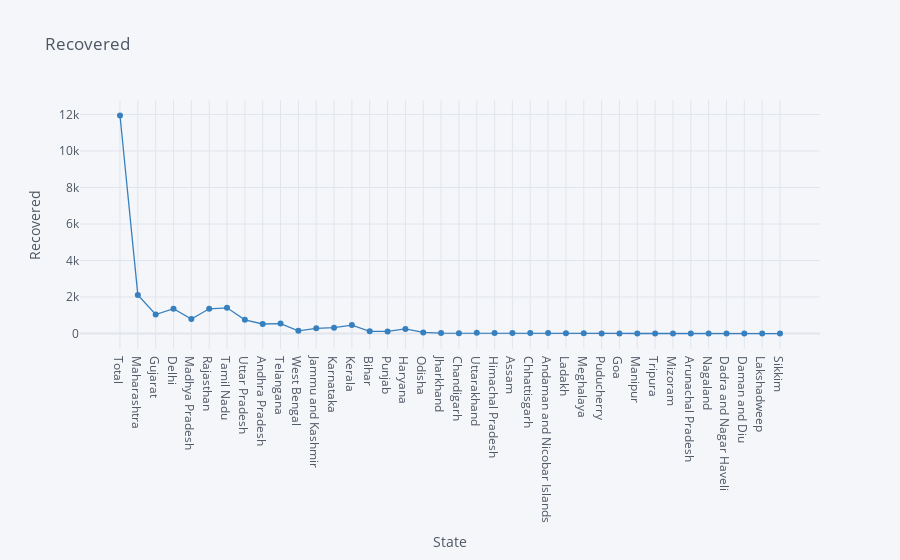

Source (notebook cell):
### Markdown cell above
# Recovered Cases as per State

### Code cell
df.iplot(kind="scatter",x="State",y="Recovered",mode='markers+lines',title="Recovered",xTitle="State",yTitle="Recovered",colors='blue',size=0)

### Figure 1 — Plotly figure (JSON) as saved in the notebook; plotly's stock layout.template omitted (floating-point values rounded to 4 significant figures)
{"data": [{"line": {"color": "rgba(55, 128, 191, 1.0)", "dash": "solid", "shape": "linear", "width": 1.3}, "marker": {"size": 0, "symbol": "circle"}, "mode": "markers+lines", "name": "Recovered", "text": "", "type": "scatter", "x": ["Total", "Maharashtra", "Gujarat", "Delhi", "Madhya Pradesh", "Rajasthan", "Tamil Nadu", "Uttar Pradesh", "Andhra Pradesh", "Telangana", "West Bengal", "Jammu and Kashmir", "Karnataka", "Kerala", "Bihar", "Punjab", "Haryana", "Odisha", "Jharkhand", "Chandigarh", "Uttarakhand", "Himachal Pradesh", "Assam", "Chhattisgarh", "Andaman and Nicobar Islands", "Ladakh", "Meghalaya", "Puducherry", "Goa", "Manipur", "Tripura", "Mizoram", "Arunachal Pradesh", "Nagaland", "Dadra and Nagar Haveli", "Daman and Diu", "Lakshadweep", "Sikkim"], "y": [11945, 2115, 1042, 1362, 798, 1356, 1409, 754, 524, 545, 151, 287, 321, 462, 124, 117, 251, 60, 27, 21, 39, 34, 33, 36, 32, 17, 10, 6, 7, 2, 2, 0, 1, 0, 0, 0, 0, 0]}], "layout": {"legend": {"bgcolor": "#F5F6F9", "font": {"color": "#4D5663"}}, "paper_bgcolor": "#F5F6F9", "plot_bgcolor": "#F5F6F9", "title": {"font": {"color": "#4D5663"}, "text": "Recovered"}, "xaxis": {"gridcolor": "#E1E5ED", "showgrid": true, "tickfont": {"color": "#4D5663"}, "title": {"font": {"color": "#4D5663"}, "text": "State"}, "zerolinecolor": "#E1E5ED"}, "yaxis": {"gridcolor": "#E1E5ED", "showgrid": true, "tickfont": {"color": "#4D5663"}, "title": {"font": {"color": "#4D5663"}, "text": "Recovered"}, "zerolinecolor": "#E1E5ED"}}}
